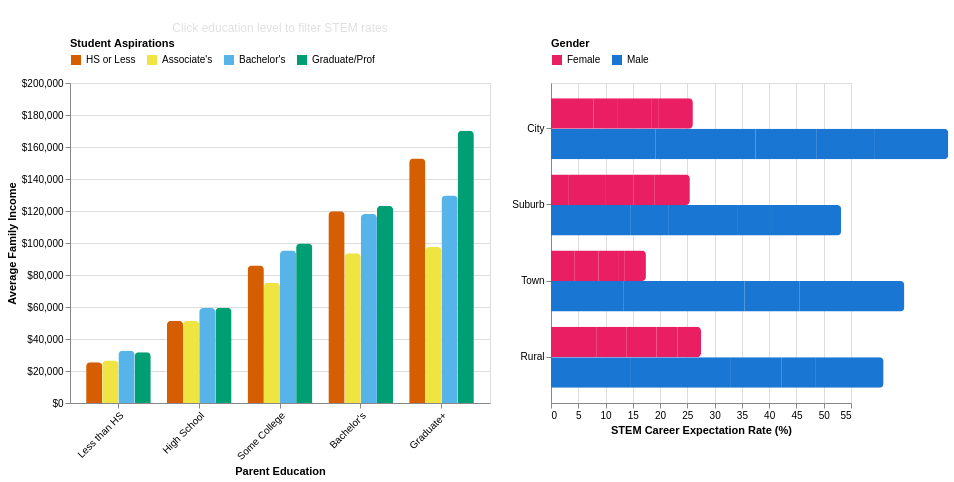

Notebook code for this chart:
### Markdown cell above
## Viz 4: Family Income by Parent Education & Student Aspirations (HSLS)

**Research Question:** How does family income vary by parental education and student aspirations?

- **Left Chart (Driver):** Grouped bars showing Income by Education x Student Expectations
- **Right Chart (Driven):** STEM expectations by Locale x Gender, filtered by education level

### Code cell
hsls_v4 = hsls_df[(hsls_df["X1PAR1EDU"].notna()) &
                   (hsls_df["X1FAMINCOME"].notna()) &
                   (hsls_df["X1STUEDEXPCT"].notna()) &
                   (hsls_df["X1SEX"].isin([1, 2])) &
                   (hsls_df["X1LOCALE"].notna())].copy()
hsls_v4 = hsls_v4[(hsls_v4["X1PAR1EDU"] > 0) & (hsls_v4["X1FAMINCOME"] > 0) &
                   (hsls_v4["X1STUEDEXPCT"] > 0) & (hsls_v4["X1LOCALE"] > 0)]

hsls_edu_map = {1: "Less than HS", 2: "High School", 3: "Some College",
                4: "Some College", 5: "Bachelor's", 6: "Graduate+", 7: "Graduate+"}
hsls_v4["Parent_Education"] = hsls_v4["X1PAR1EDU"].map(hsls_edu_map)
hsls_v4["Gender"] = hsls_v4["X1SEX"].map({1: "Male", 2: "Female"})

income_map = {1: 7500, 2: 25000, 3: 45000, 4: 65000, 5: 85000, 6: 105000,
              7: 125000, 8: 145000, 9: 165000, 10: 185000, 11: 205000, 12: 225000, 13: 250000}
hsls_v4["Family_Income"] = hsls_v4["X1FAMINCOME"].map(income_map)

expect_map = {1: "HS or Less", 2: "HS or Less", 3: "Associate's", 4: "Associate's",
              5: "Bachelor's", 6: "Bachelor's", 7: "Graduate/Prof", 8: "Graduate/Prof",
              9: "Graduate/Prof", 10: "Graduate/Prof", 11: "HS or Less"}
hsls_v4["Student_Expectations"] = hsls_v4["X1STUEDEXPCT"].map(expect_map)

locale_map = {1: "City", 2: "Suburb", 3: "Town", 4: "Rural"}
hsls_v4["School_Locale"] = hsls_v4["X1LOCALE"].map(locale_map)

hsls_v4["STEM_Expect"] = hsls_v4["X1STU30OCC_STEM1"] == 1

income_data = hsls_v4.groupby(["Parent_Education", "Student_Expectations"]).agg(
    Avg_Income=("Family_Income", "mean"),
    Count=("Family_Income", "count")
).reset_index()

stem_data = hsls_v4.groupby(["Parent_Education", "School_Locale", "Gender"]).agg(
    STEM_Rate=("STEM_Expect", "mean"),
    Count=("STEM_Expect", "count")
).reset_index()
stem_data["STEM_Rate"] = stem_data["STEM_Rate"] * 100

hsls_edu_order = ["Less than HS", "High School", "Some College", "Bachelor's", "Graduate+"]
expect_order = ["HS or Less", "Associate's", "Bachelor's", "Graduate/Prof"]
locale_order = ["City", "Suburb", "Town", "Rural"]
edu_select = alt.selection_point(fields=["Parent_Education"], name="edu_select")

left_chart = alt.Chart(income_data).mark_bar(
    cornerRadiusTopLeft=4, cornerRadiusTopRight=4, cursor="pointer"
).encode(
    x=alt.X("Parent_Education:N", title="Parent Education", sort=hsls_edu_order, axis=alt.Axis(labelAngle=-45)),
    xOffset=alt.XOffset("Student_Expectations:N", sort=expect_order),
    y=alt.Y("Avg_Income:Q", title="Average Family Income",
            axis=alt.Axis(format="$,.0f"), scale=alt.Scale(domain=[0, 200000])),
    color=alt.Color("Student_Expectations:N",
                    scale=alt.Scale(domain=expect_order,
                                    range=["#D55E00", "#F0E442", "#56B4E9", "#009E73"]),
                    legend=alt.Legend(title="Student Aspirations", orient="top")),
    opacity=alt.condition(edu_select, alt.value(1), alt.value(0.3)),
    tooltip=["Parent_Education:N", "Student_Expectations:N",
             alt.Tooltip("Avg_Income:Q", format="$,.0f", title="Avg Income"),
             alt.Tooltip("Count:Q", format=",d", title="Students")]
).add_params(edu_select).properties(
    name="view_1",
    title={"text": "Income by Education x Aspirations", "subtitle": "Click education level to filter STEM rates",
           "color": "#FFFFFF", "fontSize": 14, "subtitleColor": "#E0E0E0"},
    width=420, height=320
)

right_chart = alt.Chart(stem_data).mark_bar(
    cornerRadiusTopRight=4, cornerRadiusBottomRight=4
).encode(
    y=alt.Y("School_Locale:N", title=None, sort=locale_order),
    yOffset=alt.YOffset("Gender:N"),
    x=alt.X("STEM_Rate:Q", title="STEM Career Expectation Rate (%)", scale=alt.Scale(domain=[0, 55])),
    color=alt.Color("Gender:N",
                    scale=alt.Scale(domain=["Female", "Male"], range=["#E91E63", "#1976D2"]),
                    legend=alt.Legend(title="Gender", orient="top")),
    tooltip=["Parent_Education:N", "School_Locale:N", "Gender:N",
             alt.Tooltip("STEM_Rate:Q", format=".1f", title="STEM Rate (%)"),
             alt.Tooltip("Count:Q", format=",d", title="Students")]
).transform_filter(edu_select).properties(
    title={"text": "STEM Expectations by Locale x Gender", "color": "#FFFFFF", "fontSize": 14},
    width=300, height=320
)

viz4 = alt.hconcat(left_chart, right_chart).resolve_scale(color="independent")
save_chart(viz4, "combined_gender_stem.json")
viz4

### Figure 1 — Vega-Lite specification as saved in the notebook (floating-point values rounded to 4 significant figures)
{"config": {"view": {"continuousWidth": 300, "continuousHeight": 300}}, "hconcat": [{"data": {"name": "data-9bb7a76a1a522d1575b4eff1c478265c"}, "mark": {"type": "bar", "cornerRadiusTopLeft": 4, "cornerRadiusTopRight": 4, "cursor": "pointer"}, "encoding": {"color": {"field": "Student_Expectations", "legend": {"orient": "top", "title": "Student Aspirations"}, "scale": {"domain": ["HS or Less", "Associate's", "Bachelor's", "Graduate/Prof"], "range": ["#D55E00", "#F0E442", "#56B4E9", "#009E73"]}, "type": "nominal"}, "opacity": {"condition": {"param": "edu_select", "value": 1}, "value": 0.3}, "tooltip": [{"field": "Parent_Education", "type": "nominal"}, {"field": "Student_Expectations", "type": "nominal"}, {"field": "Avg_Income", "format": "$,.0f", "title": "Avg Income", "type": "quantitative"}, {"field": "Count", "format": ",d", "title": "Students", "type": "quantitative"}], "x": {"axis": {"labelAngle": -45}, "field": "Parent_Education", "sort": ["Less than HS", "High School", "Some College", "Bachelor's", "Graduate+"], "title": "Parent Education", "type": "nominal"}, "xOffset": {"field": "Student_Expectations", "sort": ["HS or Less", "Associate's", "Bachelor's", "Graduate/Prof"], "type": "nominal"}, "y": {"axis": {"format": "$,.0f"}, "field": "Avg_Income", "scale": {"domain": [0, 200000]}, "title": "Average Family Income", "type": "quantitative"}}, "height": 320, "name": "view_1", "title": {"text": "Income by Education x Aspirations", "subtitle": "Click education level to filter STEM rates", "color": "#FFFFFF", "fontSize": 14, "subtitleColor": "#E0E0E0"}, "width": 420}, {"data": {"name": "data-8a846304d6ee7e79dc41ba02e4011198"}, "mark": {"type": "bar", "cornerRadiusBottomRight": 4, "cornerRadiusTopRight": 4}, "encoding": {"color": {"field": "Gender", "legend": {"orient": "top", "title": "Gender"}, "scale": {"domain": ["Female", "Male"], "range": ["#E91E63", "#1976D2"]}, "type": "nominal"}, "tooltip": [{"field": "Parent_Education", "type": "nominal"}, {"field": "School_Locale", "type": "nominal"}, {"field": "Gender", "type": "nominal"}, {"field": "STEM_Rate", "format": ".1f", "title": "STEM Rate (%)", "type": "quantitative"}, {"field": "Count", "format": ",d", "title": "Students", "type": "quantitative"}], "x": {"field": "STEM_Rate", "scale": {"domain": [0, 55]}, "title": "STEM Career Expectation Rate (%)", "type": "quantitative"}, "y": {"field": "School_Locale", "sort": ["City", "Suburb", "Town", "Rural"], "title": null, "type": "nominal"}, "yOffset": {"field": "Gender", "type": "nominal"}}, "height": 320, "title": {"text": "STEM Expectations by Locale x Gender", "color": "#FFFFFF", "fontSize": 14}, "transform": [{"filter": {"param": "edu_select"}}], "width": 300}], "params": [{"name": "edu_select", "select": {"type": "point", "fields": ["Parent_Education"]}, "views": ["view_1"]}], "resolve": {"scale": {"color": "independent"}}, "$schema": "https://vega.github.io/schema/vega-lite/v5.20.1.json", "datasets": {"data-9bb7a76a1a522d1575b4eff1c478265c": [{"Parent_Education": "Bachelor's", "Student_Expectations": "Associate's", "Avg_Income": 93650.0, "Count": 37}, {"Parent_Education": "Bachelor's", "Student_Expectations": "Bachelor's", "Avg_Income": 118200.0, "Count": 239}, {"Parent_Education": "Bachelor's", "Student_Expectations": "Graduate/Prof", "Avg_Income": 123200.0, "Count": 1009}, {"Parent_Education": "Bachelor's", "Student_Expectations": "HS or Less", "Avg_Income": 119900.0, "Count": 295}, {"Parent_Education": "Graduate+", "Student_Expectations": "Associate's", "Avg_Income": 97500.0, "Count": 17}, {"Parent_Education": "Graduate+", "Student_Expectations": "Bachelor's", "Avg_Income": 129800.0, "Count": 64}, {"Parent_Education": "Graduate+", "Student_Expectations": "Graduate/Prof", "Avg_Income": 170100.0, "Count": 384}, {"Parent_Education": "Graduate+", "Student_Expectations": "HS or Less", "Avg_Income": 152800.0, "Count": 99}, {"Parent_Education": "High School", "Student_Expectations": "Associate's", "Avg_Income": 51370.0, "Count": 545}, {"Parent_Education": "High School", "Student_Expectations": "Bachelor's", "Avg_Income": 59370.0, "Count": 1113}, {"Parent_Education": "High School", "Student_Expectations": "Graduate/Prof", "Avg_Income": 59460.0, "Count": 2469}, {"Parent_Education": "High School", "Student_Expectations": "HS or Less", "Avg_Income": 51440.0, "Count": 2513}, {"Parent_Education": "Less than HS", "Student_Expectations": "Associate's", "Avg_Income": 26580.0, "Count": 98}, {"Parent_Education": "Less than HS", "Student_Expectations": "Bachelor's", "Avg_Income": 32600.0, "Count": 184}, {"Parent_Education": "Less than HS", "Student_Expectations": "Graduate/Prof", "Avg_Income": 31680.0, "Count": 332}, {"Parent_Education": "Less than HS", "Student_Expectations": "HS or Less", "Avg_Income": 25530.0, "Count": 680}, {"Parent_Education": "Some College", "Student_Expectations": "Associate's", "Avg_Income": 75110.0, "Count": 277}, {"Parent_Education": "Some College", "Student_Expectations": "Bachelor's", "Avg_Income": 95290.0, "Count": 1274}, {"Parent_Education": "Some College", "Student_Expectations": "Graduate/Prof", "Avg_Income": 99670.0, "Count": 3185}, {"Parent_Education": "Some College", "Student_Expectations": "HS or Less", "Avg_Income": 85960.0, "Count": 1615}], "data-8a846304d6ee7e79dc41ba02e4011198": [{"Parent_Education": "Bachelor's", "School_Locale": "City", "Gender": "Female", "STEM_Rate": 7.807, "Count": 269}, {"Parent_Education": "Bachelor's", "School_Locale": "City", "Gender": "Male", "STEM_Rate": 19.12, "Count": 251}, {"Parent_Education": "Bachelor's", "School_Locale": "Rural", "Gender": "Female", "STEM_Rate": 8.392, "Count": 143}, {"Parent_Education": "Bachelor's", "School_Locale": "Rural", "Gender": "Male", "STEM_Rate": 14.65, "Count": 157}, {"Parent_Education": "Bachelor's", "School_Locale": "Suburb", "Gender": "Female", "STEM_Rate": 3.274, "Count": 336}, {"Parent_Education": "Bachelor's", "School_Locale": "Suburb", "Gender": "Male", "STEM_Rate": 14.63, "Count": 287}, {"Parent_Education": "Bachelor's", "School_Locale": "Town", "Gender": "Female", "STEM_Rate": 4.348, "Count": 69}, {"Parent_Education": "Bachelor's", "School_Locale": "Town", "Gender": "Male", "STEM_Rate": 13.24, "Count": 68}, {"Parent_Education": "Graduate+", "School_Locale": "City", "Gender": "Female", "STEM_Rate": 4.464, "Count": 112}, {"Parent_Education": "Graduate+", "School_Locale": "City", "Gender": "Male", "STEM_Rate": 18.37, "Count": 98}, {"Parent_Education": "Graduate+", "School_Locale": "Rural", "Gender": "Female", "STEM_Rate": 5.405, "Count": 37}, {"Parent_Education": "Graduate+", "School_Locale": "Rural", "Gender": "Male", "STEM_Rate": 18.18, "Count": 44}, {"Parent_Education": "Graduate+", "School_Locale": "Suburb", "Gender": "Female", "STEM_Rate": 6.796, "Count": 103}, {"Parent_Education": "Graduate+", "School_Locale": "Suburb", "Gender": "Male", "STEM_Rate": 6.977, "Count": 129}, {"Parent_Education": "Graduate+", "School_Locale": "Town", "Gender": "Female", "STEM_Rate": 4.348, "Count": 23}, {"Parent_Education": "Graduate+", "School_Locale": "Town", "Gender": "Male", "STEM_Rate": 22.22, "Count": 18}, {"Parent_Education": "High School", "School_Locale": "City", "Gender": "Female", "STEM_Rate": 6.219, "Count": 804}, {"Parent_Education": "High School", "School_Locale": "City", "Gender": "Male", "STEM_Rate": 11.12, "Count": 845}, {"Parent_Education": "High School", "School_Locale": "Rural", "Gender": "Female", "STEM_Rate": 5.556, "Count": 900}, {"Parent_Education": "High School", "School_Locale": "Rural", "Gender": "Male", "STEM_Rate": 9.382, "Count": 906}, {"Parent_Education": "High School", "School_Locale": "Suburb", "Gender": "Female", "STEM_Rate": 5.049, "Count": 1129}, {"Parent_Education": "High School", "School_Locale": "Suburb", "Gender": "Male", "STEM_Rate": 12.5, "Count": 1160}, {"Parent_Education": "High School", "School_Locale": "Town", "Gender": "Female", "STEM_Rate": 3.761, "Count": 452}, {"Parent_Education": "High School", "School_Locale": "Town", "Gender": "Male", "STEM_Rate": 10.14, "Count": 444}, {"Parent_Education": "Less than HS", "School_Locale": "City", "Gender": "Female", "STEM_Rate": 1.149, "Count": 174}, {"Parent_Education": "Less than HS", "School_Locale": "City", "Gender": "Male", "STEM_Rate": 10.61, "Count": 179}, {"Parent_Education": "Less than HS", "School_Locale": "Rural", "Gender": "Female", "STEM_Rate": 3.846, "Count": 182}, {"Parent_Education": "Less than HS", "School_Locale": "Rural", "Gender": "Male", "STEM_Rate": 6.349, "Count": 189}, {"Parent_Education": "Less than HS", "School_Locale": "Suburb", "Gender": "Female", "STEM_Rate": 3.81, "Count": 210}, {"Parent_Education": "Less than HS", "School_Locale": "Suburb", "Gender": "Male", "STEM_Rate": 6.215, "Count": 177}, {"Parent_Education": "Less than HS", "School_Locale": "Town", "Gender": "Female", "STEM_Rate": 1.075, "Count": 93}, {"Parent_Education": "Less than HS", "School_Locale": "Town", "Gender": "Male", "STEM_Rate": 5.556, "Count": 90}, {"Parent_Education": "Some College", "School_Locale": "City", "Gender": "Female", "STEM_Rate": 6.37, "Count": 989}, {"Parent_Education": "Some College", "School_Locale": "City", "Gender": "Male", "STEM_Rate": 13.6, "Count": 993}, {"Parent_Education": "Some College", "School_Locale": "Rural", "Gender": "Female", "STEM_Rate": 4.301, "Count": 651}, {"Parent_Education": "Some College", "School_Locale": "Rural", "Gender": "Male", "STEM_Rate": 12.41, "Count": 685}, {"Parent_Education": "Some College", "School_Locale": "Suburb", "Gender": "Female", "STEM_Rate": 6.525, "Count": 1180}, {"Parent_Education": "Some College", "School_Locale": "Suburb", "Gender": "Male", "STEM_Rate": 12.88, "Count": 1165}, {"Parent_Education": "Some College", "School_Locale": "Town", "Gender": "Female", "STEM_Rate": 3.869, "Count": 336}, {"Parent_Education": "Some College", "School_Locale": "Town", "Gender": "Male", "STEM_Rate": 13.64, "Count": 352}]}}
